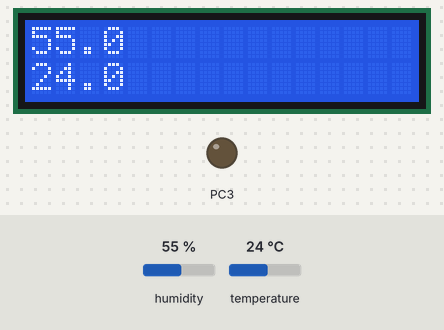
A program run on a simulated ATmega32, built with avr-gcc and emulated at 16 MHz. Shown: 16×2 character LCD, output pins drawn as LEDs (lit = HIGH). Wiring (inferred from the names in the program): DHT11 sensor: data PC2; character LCD (HD44780): RS PC0; E PC1; data PC4, PC5, PC6, PC7. The inputs (shaded band) are chosen by the test bench; at power-on: humidity 55 %, temperature 24 °C. Pins used as bus, display or sensor lines are not drawn.

Above: at 1.8 s.
1.9 s: humidity set to 22 %
At 2.7 s:
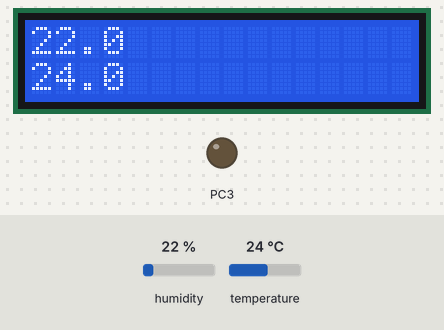
3.5 s: temperature set to 12 °C
At 6.3 s:
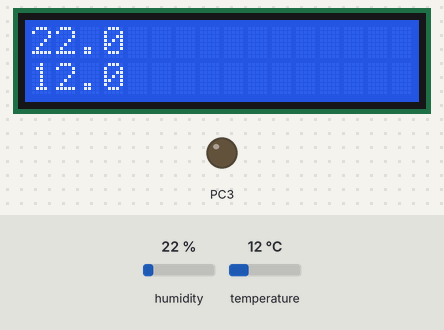
6.6 s: humidity set to 40 %
At 9.2 s:
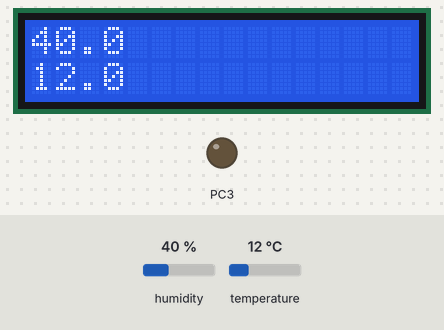
9.7 s: temperature set to 19 °C
At 11.8 s:
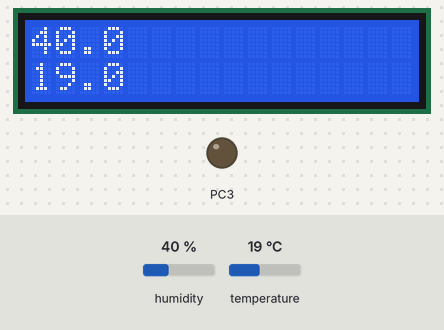
Timing chart, 0 to 13.3 s (numbered marks = the images above; inputs shaded):
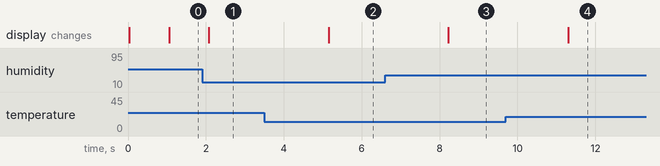

Measured:
- after the input at 1.9 s, the display: changes after 0.18 s (image 1)
- after the input at 3.5 s, the display: changes after 1.7 s (image 2)
- after the input at 6.6 s, the display: changes after 1.6 s (image 3)
- after the input at 9.7 s, the display: changes after 1.6 s (image 4)

The program:

main.c
```c
#define F_CPU 16000000UL
#include <avr/io.h>
#include <util/delay.h>
#include <stdio.h>
#include "LCD_DRIVER.h"

#define dht_port PINC
#define dht_DDR DDRC
#define dht_pin PINC2
uint8_t I_RH , D_RH , I_Temp , D_Temp , check_sum_byte , c=0 , data1[5];

void dht_request(void);
void dht_response(void);
uint8_t dht_data();
void dht_humidity(void);
void dht_temperature(void);

int main()
{
	lcd_init();
	while(1)
	{
		lcd_gotoxy(1,1);
		dht_humidity();
		lcd_gotoxy(2,1);
		dht_temperature();
	}
}

void dht_request()
{
	dht_DDR |= (1<<dht_pin); //set pin as output
	PORTC &= ~(1<<dht_pin); //giving delay of 18ms
	_delay_ms(20);
	PORTC |= (1<<dht_pin); //pull up register
}

void dht_response(void)
{
	dht_DDR &= ~(1<<dht_pin); //making pin input
	while((1<<dht_pin) & dht_port); //go if pin low
	while((1<<dht_pin & dht_port) == 0); //go if pin high
	while((1<<dht_pin) & dht_port); //go if pin low
}

uint8_t dht_data()
{
	for(int q=0;q<8;q++)
	{
		while((dht_port & (1<<dht_pin))==0); //go if pin high
		_delay_us(30);
		if((dht_port & (1<<dht_pin))!=0) //go if pin high
		{
			c = (c<<1)|(0x01);
		}
		else
		c = c<<1;
		while(dht_port & (1<<dht_pin)); //go if pin low
	}
	return c;
}

void dht_humidity(void)
{
    dht_request();
    dht_response();
    I_RH = dht_data();
    D_RH = dht_data();
    I_Temp = dht_data();
    D_Temp = dht_data();
	check_sum_byte = dht_data();
	if((I_RH + D_RH + I_Temp + D_Temp) != check_sum_byte)
	{
		lcd_print("Error");
	}
	else
	{
		itoa(I_RH , data1 , 10);
		lcd_print(data1);
		lcd_print(".");
		itoa(D_RH , data1 , 10);
		lcd_print(data1);
	}
	_delay_ms(1000);
}

void dht_temperature(void)
{
	dht_request();
	dht_response();
	I_RH = dht_data();
	D_RH = dht_data();
	I_Temp = dht_data();
	D_Temp = dht_data();
	check_sum_byte = dht_data();
	if((I_RH + D_RH + I_Temp + D_Temp) != check_sum_byte)
	{
		lcd_print("Error");
	}
	else
	{
		itoa(I_Temp , data1 , 10);
		lcd_print(data1);
		lcd_print(".");
		itoa(D_Temp , data1 , 10);
		lcd_print(data1);
	}
	_delay_ms(1000);
}
```

LCD_DRIVER.h
```c
/*
 * LCD_DRIVER.h
 *
 * Created: 23-02-2022 06:07:37
 *  Author: moazz
 */


#ifndef LCD_DRIVER_H_
#define LCD_DRIVER_H_

#define F_CPU 16000000UL
#include <avr/io.h>
#include <util/delay.h>


#define lcd_port PORTC
#define lcd_DDR DDRC
#define lcd_RS 0
#define lcd_EN 1

void lcd_command(unsigned char);
void lcd_data(unsigned char);
void lcd_init(void);
void lcd_gotoxy(unsigned char , unsigned char);
void lcd_print(unsigned char*);
void lcd_clear(void);


void lcd_command(unsigned char cmnd)
{
	lcd_port = ((lcd_port & 0x0f)|(cmnd & 0xf0));
	lcd_port &= ~(1<<lcd_RS);
	lcd_port |= (1<<lcd_EN);
	_delay_us(1);
	lcd_port &= ~(1<<lcd_EN);
	_delay_us(100);

	lcd_port = ((lcd_port & 0x0f)|(cmnd << 4));
	lcd_port |= (1<<lcd_EN);
	_delay_us(1);
	lcd_port &= ~(1<<lcd_EN);
	_delay_us(100);
}

void lcd_data(unsigned char data)
{
	lcd_port = ((lcd_port & 0x0f)|(data & 0xf0));
	lcd_port |= (1<<lcd_RS);
	lcd_port |= (1<<lcd_EN);
	_delay_us(1);
	lcd_port &= ~(1<<lcd_EN);
	_delay_us(100);

	lcd_port = ((lcd_port & 0x0f)|(data << 4));
	lcd_port |= (1<<lcd_EN);
	_delay_us(1);
	lcd_port &= ~(1<<lcd_EN);
	_delay_us(100);
}

void lcd_init(void)
{
	lcd_DDR = 0xff;

	lcd_command(0x33); //delay for lcd
	lcd_command(0x32); //delay for lcd
	lcd_command(0x28); //set 4bit mode , number of lines 2 and 5x7 dots representation
	lcd_command(0x0c); //set lcd on and cursor on
	lcd_command(0x01); //clear lcd
	_delay_us(2000);
	lcd_command(0x06); //shift cursor right
}

void lcd_gotoxy(unsigned char x , unsigned char y)
{
	unsigned char First_addr[] = { 0x80 , 0xc0 , 0x94 , 0xd4 };
	lcd_command(First_addr[x-1] + y-1);
	_delay_us(100);
}

void lcd_print(unsigned char *str)
{
	unsigned char i;
	for(i=0;str[i] != 0;i++)
	{
		lcd_data(str[i]);
	}
}

void lcd_clear(void)
{
	lcd_command(0x01);
}


#endif /* LCD_DRIVER_H_ */
```
